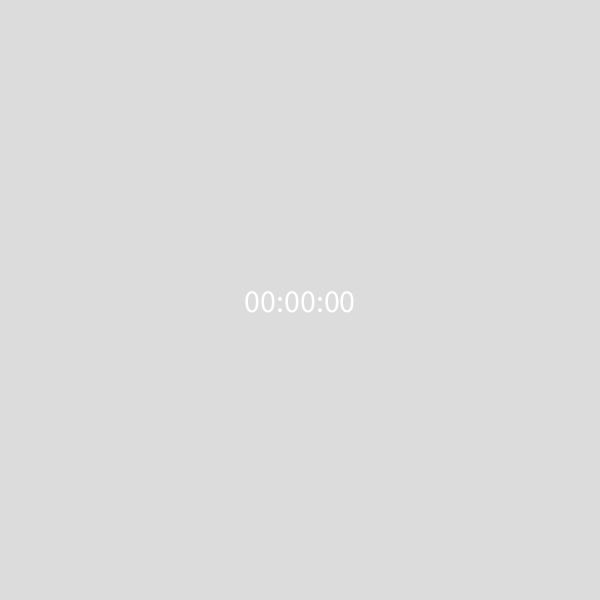
Frame 1 (no input)
Frame 60 (the mouse pressed at the canvas centre just before this capture): identical to frame 1, image omitted
Frame 120 (the mouse held since frame 60 and released just before this capture): identical to frame 1, image omitted

The Processing sketch that drew this single still picture (run headless with seeded random() and noise(); from frame 60 on, the mouse is pressed at the canvas centre):

// Processing sketch: Opdracht_12_4
// ── Opdracht_12_4.pde
int startTime;
int elapsedTime;
boolean isRunning = false;

void setup() {
  size(600, 600);
  textAlign(CENTER, CENTER);
  textSize(32);
  startTime = millis();
}

void draw() {
  background(220);
  
  if (isRunning) {
    elapsedTime = millis() - startTime;
  }
  
  displayTime(elapsedTime);
}

void keyPressed() {
  if (keyCode == 32) {
    if (isRunning) {
      isRunning = false;
    } else {
      startTime = millis() - elapsedTime;
      isRunning = true;
    }
  }
}

void displayTime(int timeInMillis) {
  int seconds = (int)(timeInMillis / 1000) % 60;
  int minutes = (int)((timeInMillis / (1000 * 60)) % 60);
  int hours = (int)((timeInMillis / (1000 * 60 * 60)) % 24);
  
  String timeStr = nf(hours, 2) + ":" + nf(minutes, 2) + ":" + nf(seconds, 2);
  text(timeStr, width / 2, height / 2);
}
